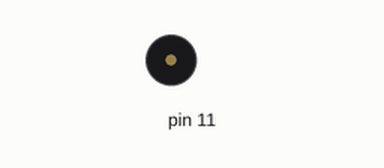
A sketch run on a simulated Arduino Uno, built with avr-gcc and run on an emulated ATmega328P. Parts: buzzer (waves = sounding).

Above: at 0.1 s.
Timing chart, 0 to 0.1 s (numbered marks = the images above):
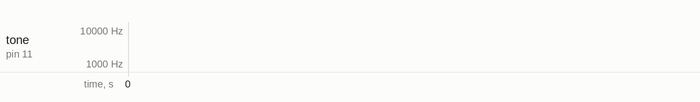

The sketch:

awfull_tone.ino
```cpp
void setup() {
for(int a = 0; a<a+1;a=a+1) {
    tone(11, a);
  }
}

void loop() {

}
```
